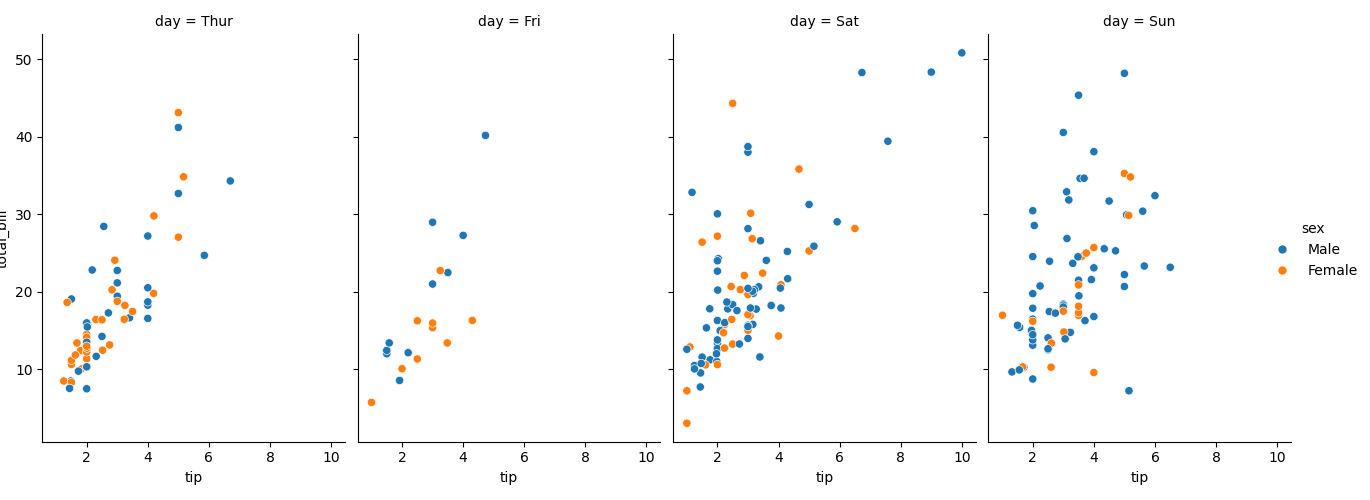

Generate this figure with Python:
import seaborn as sns

import matplotlib.pyplot as plt

data = sns.load_dataset("tips")

sns.relplot(data=data,x="tip",y="total_bill", hue="sex", col="day")
plt.show()
